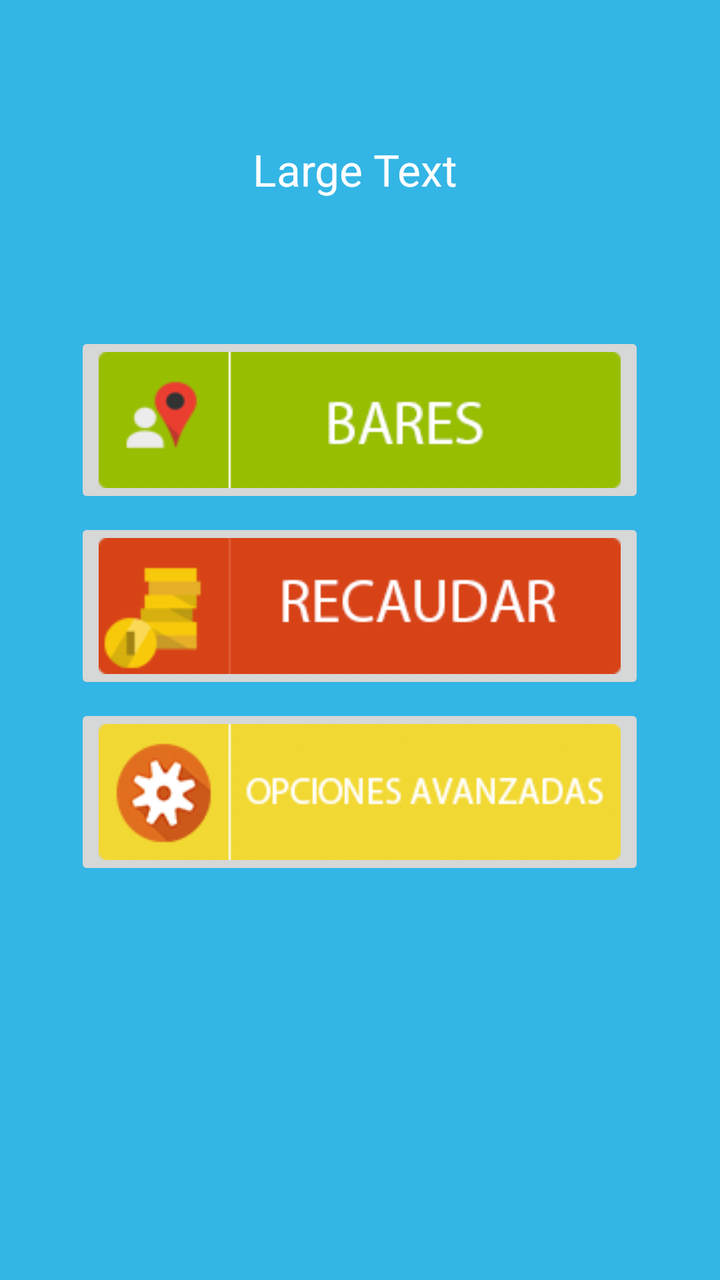
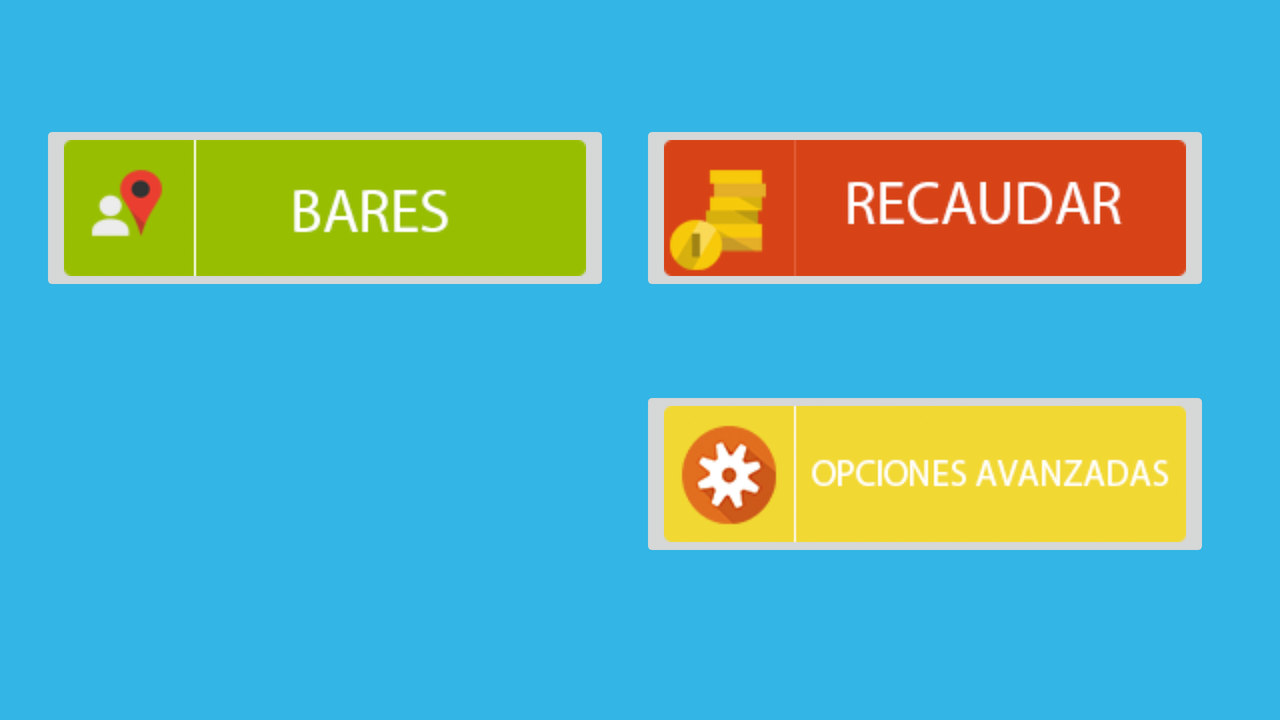

One screen, two layout resources from the same app: the default and the repository's alternative for another configuration. Each is rendered where Android would select it; the XML of both is given below.
<!-- AndroidManifest.xml: application theme AppTheme -->
<!-- res/layout/activity_menu_main.xml -->
<LinearLayout xmlns:android="http://schemas.android.com/apk/res/android"
android:layout_width="match_parent"
android:layout_height="match_parent"
    android:padding="20dp"
android:weightSum="1"
    android:background="@android:color/holo_blue_light"
    android:orientation="vertical">


    <LinearLayout
        android:orientation="horizontal"
        android:layout_width="match_parent"
        android:layout_height="wrap_content"
        android:weightSum="1">

        <ImageView
            android:layout_width="57dp"
            android:layout_height="146dp"
            android:id="@+id/imageFotoPerfil"
            android:layout_weight="0.21" />

        <TextView
            android:layout_width="wrap_content"
            android:layout_height="wrap_content"
            android:textAppearance="?android:attr/textAppearanceLarge"
            android:text="Large Text"
            android:id="@+id/textviewBienvenida"
            android:layout_marginTop="50dp"
            android:layout_marginLeft="20dp"
            android:textColor="@android:color/white" />
    </LinearLayout>

    <LinearLayout
        android:orientation="vertical"
        android:layout_width="match_parent"
        android:layout_height="match_parent">

        <ImageButton
                android:layout_width="wrap_content"
                android:layout_height="wrap_content"
                android:id="@+id/imageButtonBar"
                android:src="@drawable/botonbarflat"
                android:onClick="onBares"
                android:layout_gravity="center"
                android:layout_alignTop="@+id/imageButtonMaq"
                android:layout_alignParentLeft="true"
                android:layout_alignParentStart="true" />

        <ImageButton
            android:layout_width="wrap_content"
            android:layout_height="wrap_content"
            android:id="@+id/imageButtonRec"
            android:src="@drawable/botoncoinflat"
            android:layout_marginTop="5dp"
            android:layout_gravity="center"
            android:onClick="onRecaudaRapido"
            android:layout_alignTop="@+id/imageButtonMaq"
            android:layout_alignParentLeft="true"
            android:layout_alignParentStart="true" />

        <ImageButton
            android:layout_width="wrap_content"
            android:layout_height="wrap_content"
            android:id="@+id/imageButtonSetting"
            android:src="@drawable/flatsetting"
            android:layout_marginTop="5dp"
            android:layout_gravity="center_horizontal"
            android:onClick="onSetting"
            android:layout_alignTop="@+id/imageButtonMaq"
            android:layout_alignParentLeft="true"
            android:layout_alignParentStart="true" />
    </LinearLayout>


</LinearLayout>
<!-- resources referenced by this layout -->
<resources>
  <!-- drawable botonbarflat: png bitmap (drawable, 20293 bytes) -->
  <!-- drawable botoncoinflat: png bitmap (drawable, 21123 bytes) -->
  <!-- drawable flatsetting: png bitmap (drawable, 15121 bytes) -->
  <style name="AppTheme" parent="Theme.AppCompat.Light.NoActionBar">
  
          <item name="android:imageButtonStyle">?android:borderlessButtonStyle</item>
  
  
      </style>
</resources>
<!-- res/layout-land/activity_menu_main.xml (the repository's variant of the layout above) -->
<!-- drawn on the phone turned sideways -->
<LinearLayout xmlns:android="http://schemas.android.com/apk/res/android"
android:layout_width="match_parent"
android:layout_height="match_parent"
    android:padding="20dp"
android:weightSum="1"
    android:background="@android:color/holo_blue_light"
    android:orientation="horizontal">


    <LinearLayout
        android:orientation="vertical"
        android:layout_width="wrap_content"
        android:layout_height="match_parent">

        <ImageButton
                android:layout_width="wrap_content"
                android:layout_height="wrap_content"
                android:id="@+id/imageButtonBar"
                android:src="@drawable/botonbarflat"
                android:onClick="onBares"
                android:layout_gravity="center"
                android:layout_marginTop="40dp"
                android:layout_alignTop="@+id/imageButtonMaq"
                android:layout_alignParentLeft="true"
                android:layout_alignParentStart="true" />

    </LinearLayout>

    <LinearLayout
        android:orientation="vertical"
        android:layout_width="match_parent"
        android:layout_height="match_parent">

        <ImageButton
            android:layout_width="wrap_content"
            android:layout_height="wrap_content"
            android:id="@+id/imageButtonRec"
            android:src="@drawable/botoncoinflat"
            android:layout_marginTop="40dp"
            android:layout_gravity="center"
            android:onClick="onRecaudaRapido"
            android:layout_alignTop="@+id/imageButtonMaq"
            android:layout_alignParentLeft="true"
            android:layout_alignParentStart="true" />

        <ImageButton
            android:layout_width="wrap_content"
            android:layout_height="wrap_content"
            android:id="@+id/imageButtonSetting"
            android:src="@drawable/flatsetting"
            android:layout_marginTop="45dp"
            android:layout_gravity="center_horizontal"
            android:onClick="onSetting"
            android:layout_alignTop="@+id/imageButtonMaq"
            android:layout_alignParentLeft="true"
            android:layout_alignParentStart="true" />

        <ImageView
            android:layout_width="57dp"
            android:layout_height="146dp"
            android:id="@+id/imageFotoPerfil"
            android:layout_weight="0.21"
            android:visibility="gone" />

        <TextView
            android:layout_width="wrap_content"
            android:layout_height="wrap_content"
            android:textAppearance="?android:attr/textAppearanceLarge"
            android:text="Large Text"
            android:id="@+id/textviewBienvenida"
            android:layout_marginTop="50dp"
            android:layout_marginLeft="20dp"
            android:textColor="@android:color/white"
            android:visibility="gone" />
    </LinearLayout>


</LinearLayout>
